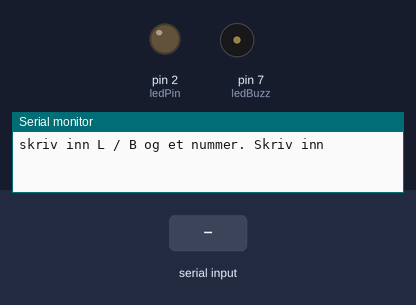
This sketch was run on a simulated Arduino Uno, built with avr-gcc and run on an emulated ATmega328P. On the bench: output pins drawn as LEDs (lit = HIGH), buzzer (waves = sounding), the last lines printed to the serial monitor. Inputs (shaded band) come from the test bench.

Above: at 1.2 s.
1.3 s: "B90\n" received over Serial
At 2.5 s:
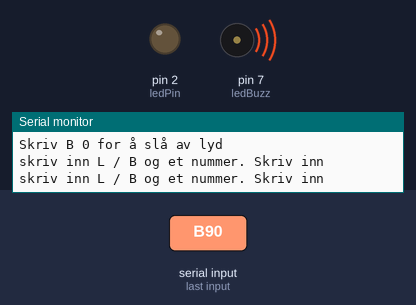
2.8 s: "L90\n" received over Serial
At 3.3 s:
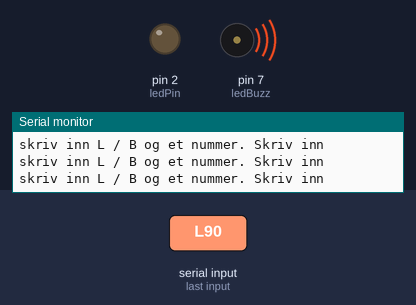
Timing chart, 0 to 5.8 s (numbered marks = the images above; inputs shaded):
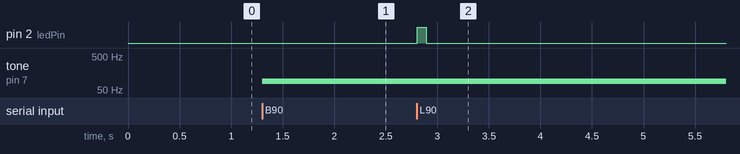

The sketch:

styrlydoglys.ino
```cpp
///la brukeren taste inn et delay med tastaturet, så hvis det er 500, så skal lyset være på 500ms, og av 500ms eller strye buzzeren

const int ledPin = 2;
const int ledBuzz = 7;

void setup() {
  pinMode(ledPin, OUTPUT);
  pinMode(ledBuzz, OUTPUT);
  Serial.begin(9600);
}

void loop() {

Serial.println("skriv inn L / B og et nummer. Skriv inn ");
  while (!Serial.available()){}   // betyr det samme som Serial.available == 0
    char LED = Serial.read();
 if (LED == 'L') {
  while (!Serial.available()){}
  int Input = Serial.parseInt();
  digitalWrite(ledPin, HIGH);
  delay(Input);
  digitalWrite(ledPin, LOW);
  delay(Input);
    }
  if (LED == 'B'){
    Serial.println("Skriv B 0 for å slå av lyd");
    while (!Serial.available()){}
    int Tone = Serial.parseInt();
    tone(ledBuzz, Tone);
    if (Tone == 0){
      noTone(ledBuzz);
    }
  }

}
```

Measured:
- after the input at 1.3 s, tone on pin 7 (ledBuzz): silent → 90 Hz at once
- after the input at 2.8 s, pin 2 (ledPin): LOW → HIGH at once, → LOW 0.09 s later
